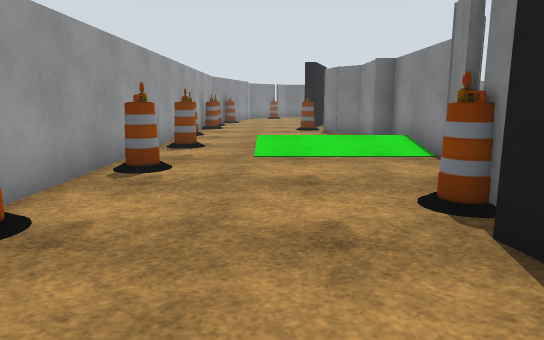
[1] (above)

24 first-person views from a walk through a world built for the Gazebo simulator. The camera is 1.2 m above the floor, tilts 10° down and sees 70° across. The floor is counted in squares, 1 m on a side. Each view is taken from the middle of a square. On the plan, view 1 faces up. The plan holds only what a view shows up to about 15 squares ahead; the rest is blank. Robots are left out. Some surface patterns are stand-ins.

[2]
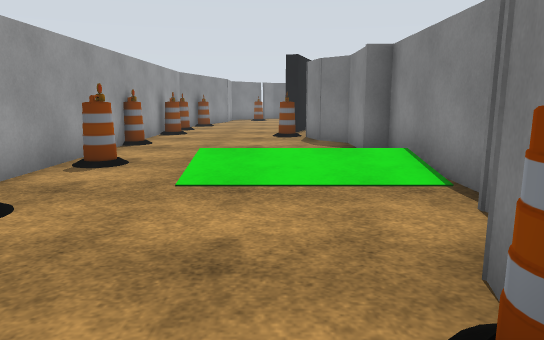

[3]
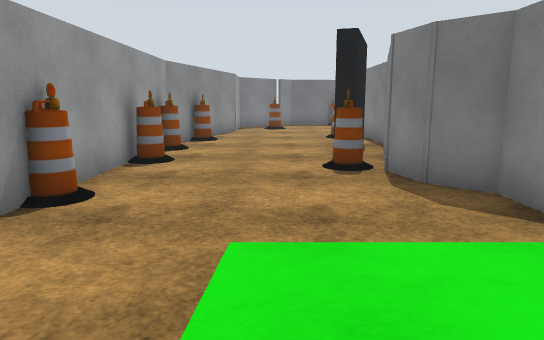

[4]
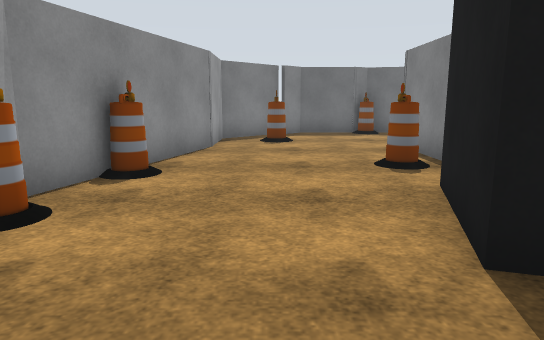

[5]
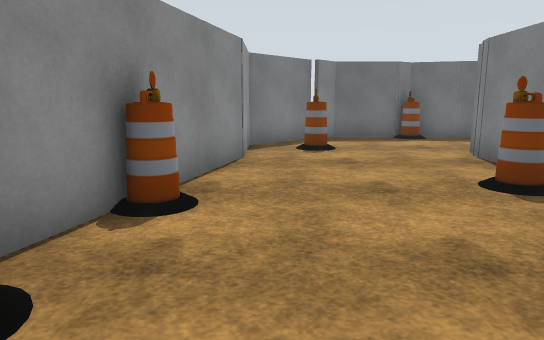

[6]
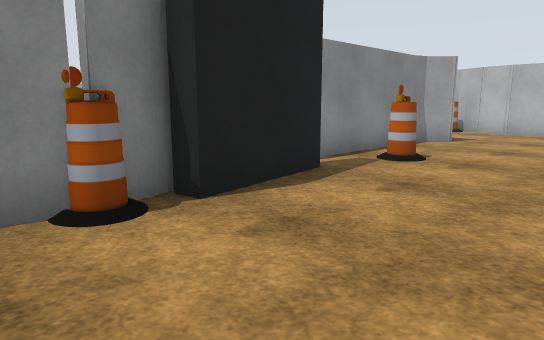

[7]
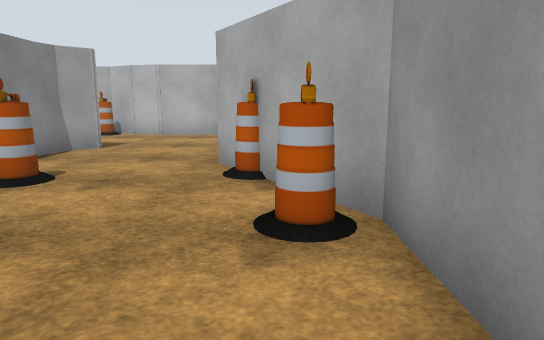

[8]
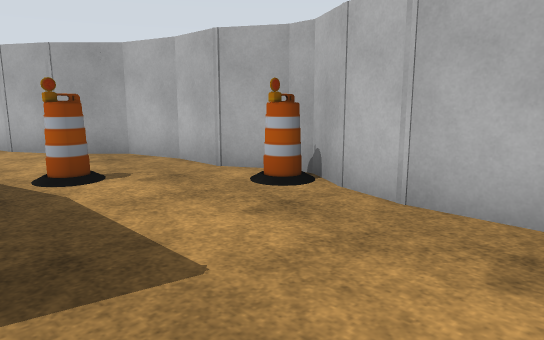

[9]
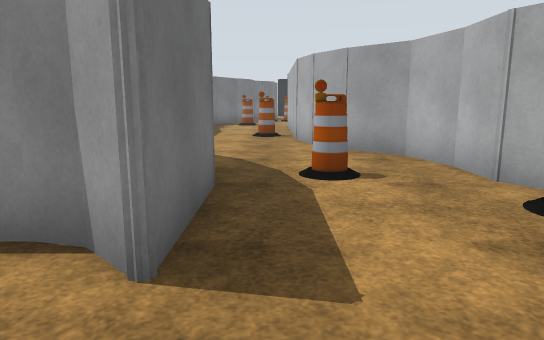

[10]
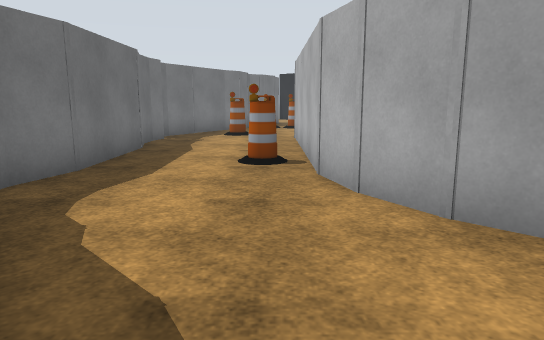

[11]
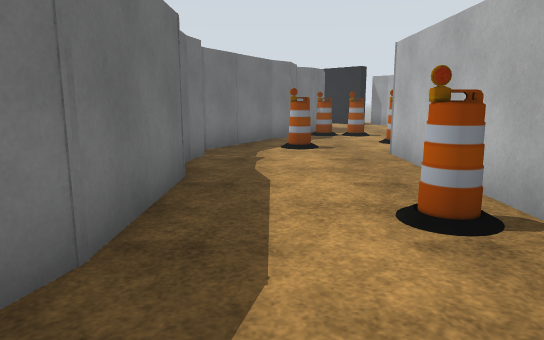

[12]
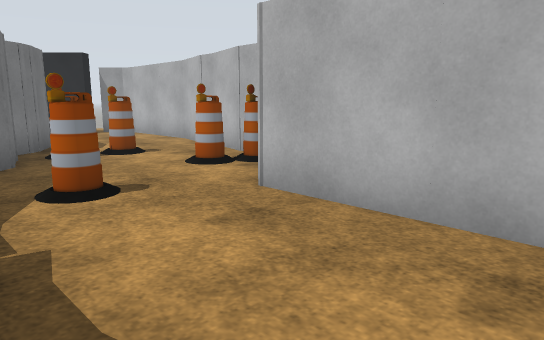

[13]
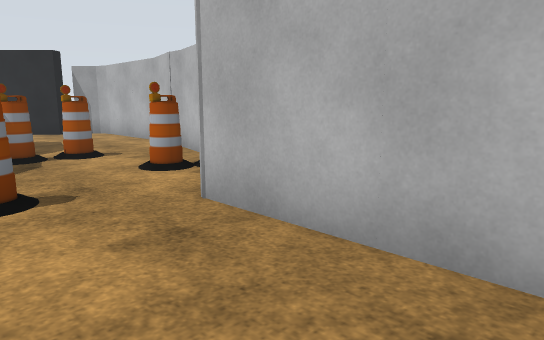

[14]
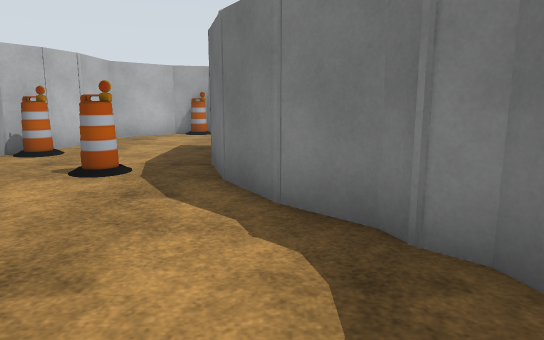

[15]
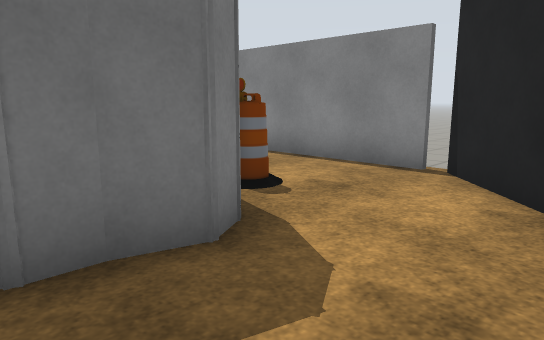

[16]
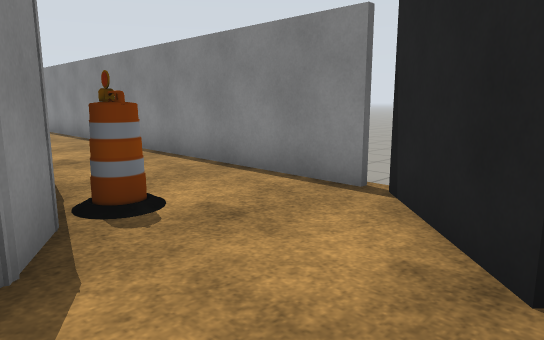

[17]
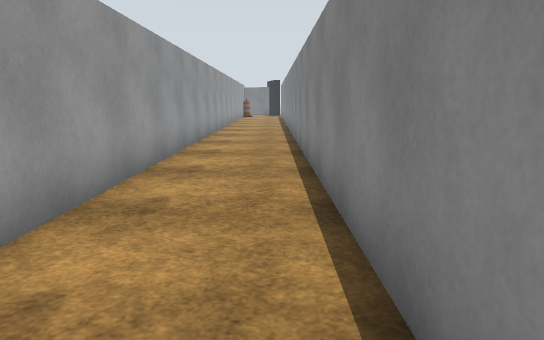

[18]
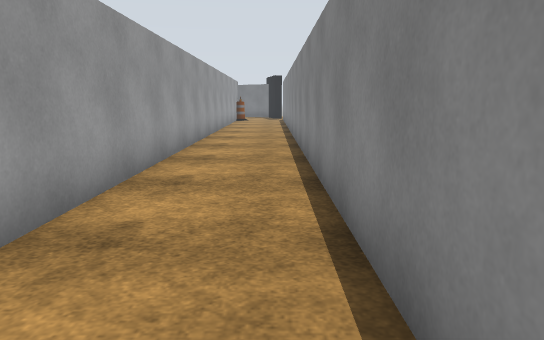

[19]
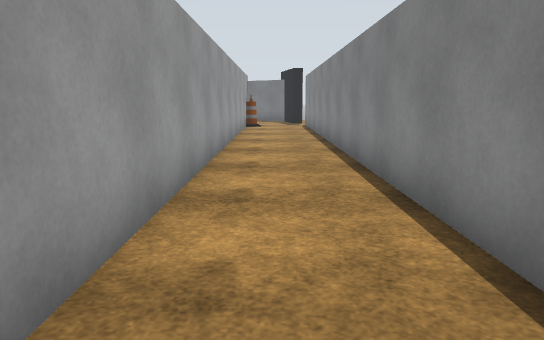

[20]
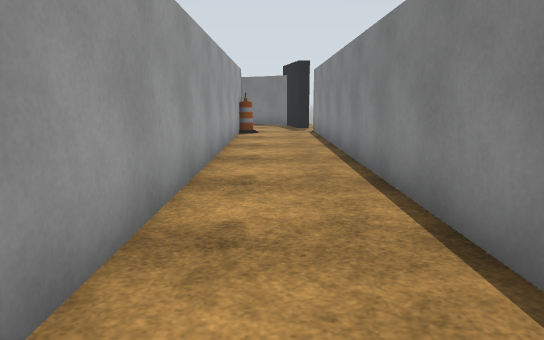

[21]
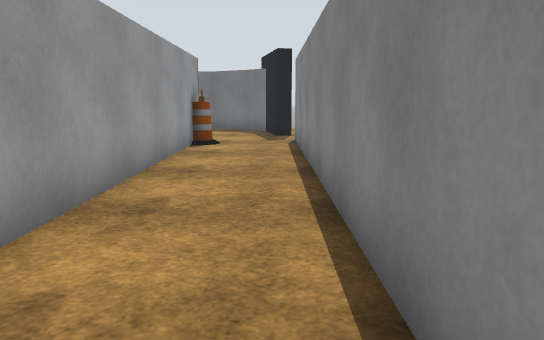

[22]
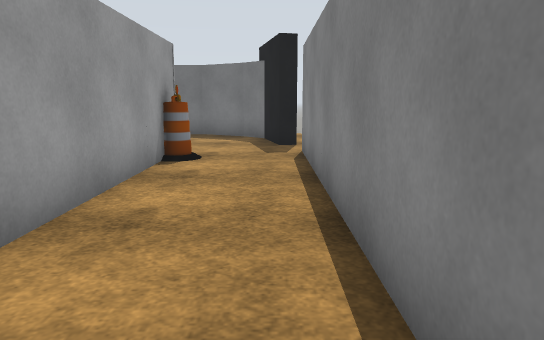

[23]
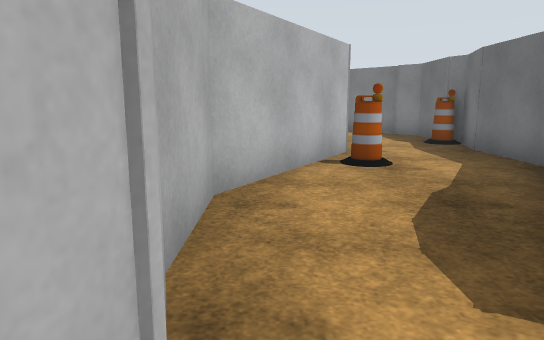

[24]
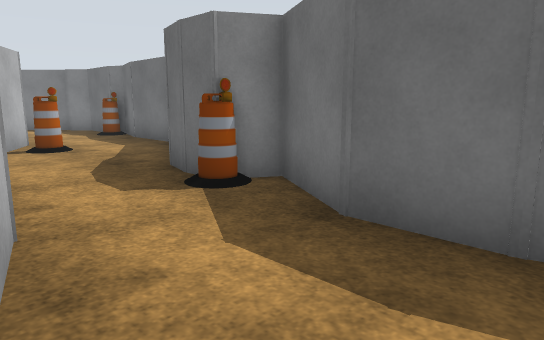

### Floor plan
Points are (right, up) in squares from view 1. A wall is a line through its corners. A room is listed if a view was taken in it or the views show most of it. See-through windows are left out.
Room 1 (views 1, 2, 3, 4, 5, 6, 7, 8, 9, 10, 23, 24)
walls: (-3.1, 13.4) (-3.1, 4.4); (3.8, 8) (3.8, 12.2) (3.2, 12.2) (3.2, 14.4) (2.5, 15.2) (2.2, 16.3) (3.2, 20.1); (2, 18.5) (1.5, 18.7) (2.5, 21.6); (3.5, 21.1) (3.5, 26.5); (2.2, 4.6) (2.5, 5.6); (-3.1, 20.9) (-3.1, 14.4); (-3.1, 2.6) (-3.1, 0.1) (-2.3, -1.4); (2.4, 0.3) (2, 3.3) (2.6, 3.4) (2.4, 4.3); (3.5, 26.3) (3.6, 26.9); (-1.6, 26.6) (-3.1, 20.8); (5.6, 27.8) (10.1, 25.3) (12.5, 25.3); (-1.5, -2.7) (-0.9, -3.7); (12.7, 25.3) (14.1, 25.7) (15.3, 25.4); (0.3, 30.7) (-1.6, 28.8) (-1.6, 26.4); (3.2, -5) (3.2, -0.6); (3.4, 31.1) (1, 31.1) (0.5, 30.6); (5.4, 31.1) (4.4, 31.3); (12.4, 28.6) (11.3, 28.9); (7.9, 31.1) (5.1, 31.1); (8.6, -4.9) (7, -5.8); (7.2, -5.7) (5.5, -6.2); (5.6, -6.2) (2.4, -6.2) (3.1, -5.5) (3.2, -4.8); (-2, -7.3) (-1.6, -8.6) (0, -10.3) (2.3, -10.3); (17.5, 28.4) (15.7, 28.4) (13.7, 29.5) (13.2, 28.6) (12.1, 28.6); (2, -10.2) (3.3, -10.6); (9.7, -8.9) (11.2, -8.1); (3, -10.5) (4, -11) (4.7, -11) (5.8, -10.4) (7.3, -10.4); (7.1, -10.4) (8.7, -10) (10, -8.7)
ways out: opening at (9, -6.7) to room 2; opening at (-1, -2); opening at (18, 26.3); gap at (13, 25)
objects: barrel (-3, 18); barrel (-3, 20); barrel (-2, 0); barrel (-2, 7); barrel (-2, 10); barrel (-2, 22); ramp (0, 10); ramp (0, 11); barrel (0, 28); barrel (1, 17) to (2, 17); barrel (2, -2); barrel (2, 4); barrel (2, 23) to (3, 23); barrel (4, -10); barrel (6, -8); barrel (7, 28); barrel (13, 28)
Room 2 (views 11, 12, 13, 14, 15, 16, 17, 18, 19, 20, 21, 22)
walls: (29.1, -5.9) (28.5, -7) (27.9, -7.4) (27, -7.1); (32.7, -7.1) (32.7, 26.6); (27.1, -7.1) (26.4, -7.1) (25.6, -6.7) (25.1, -5.9); (25.8, -6.8) (25.4, -6.3); (24.2, -5.9) (23.3, -5.6) (22.7, -5.1); (22.8, -5.1) (19.7, -3.3); (19.9, -3.4) (19.4, -3.2); (31, -10) (30.6, -9.6) (32.7, -7.5); (18.8, -3.5) (17.9, -3.3); (18.1, -3.3) (17.1, -3.3); (29.6, -11.1) (30.1, -10.9) (30.8, -10.2); (26, -11) (29.6, -11); (17.3, -3.3) (16.1, -3.6); (23.9, -10.6) (24.6, -10.6); (22.3, -10.2) (26, -11.2); (16.2, -3.6) (12.6, -3.6); (21.6, -10.3) (22.5, -10.3); (12.9, -3.6) (11.4, -3.2); (10.8, -3.3) (10.3, -3.4) (9.9, -3.8) (9.4, -4) (8.4, -5); (12.3, -7.8) (19.1, -7.8); (10.9, -8.2) (12.5, -7.8); (29.7, 26.4) (29.7, -3)
ways out: opening at (9, -6.7) to room 1; opening at (31.5, 26); gap at (33, -7)
objects: barrel (14, -7); barrel (20, -6); barrel (21, -9) to (22, -9); barrel (24, -8); barrel (24, -7); barrel (30, -6); barrel (30, 25)

Where each view was taken, in squares from view 1:
view 1: 0 up, 0 right, facing up
view 2: 3 up, 1 right, facing up
view 3: 9 up, 0 right, facing up
view 4: 16 up, 0 right, facing up
view 5: 18 up, 1 left, facing up
view 6: 6 up, 2 left, facing down-right
view 7: 4 up, 2 left, facing down
view 8: 6 down, 0 right, facing down-right
view 9: 7 down, 0 right, facing right
view 10: 7 down, 6 right, facing right
view 11: 5 down, 10 right, facing right
view 12: 4 down, 15 right, facing down-right
view 13: 5 down, 15 right, facing down-right
view 14: 5 down, 13 right, facing left
view 15: 10 down, 26 right, facing up-right
view 16: 10 down, 28 right, facing up-right
view 17: 6 down, 32 right, facing up
view 18: 0 up, 32 right, facing up
view 19: 6 up, 31 right, facing up
view 20: 10 up, 31 right, facing up
view 21: 14 up, 32 right, facing up
view 22: 17 up, 32 right, facing up
view 23: 26 up, 15 right, facing left
view 24: 25 up, 18 right, facing up-left
